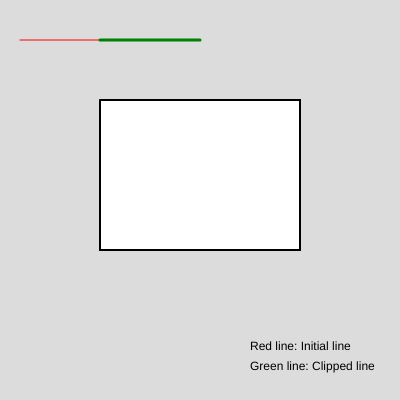
Frame 1 (no input)
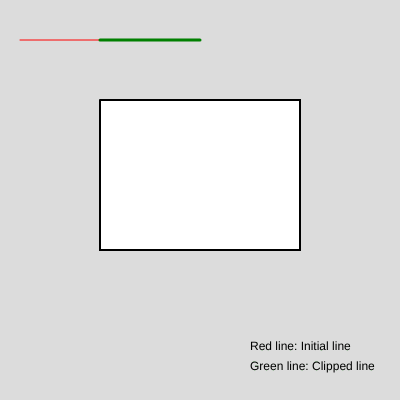
Frame 60 (no input)
Frame 120 (the mouse pressed at the canvas centre since frame 60): identical to frame 60, image omitted

The p5.js sketch that drew these frames (run headless with seeded random() and noise() and a simulated clock; from frame 60 on, the mouse is pressed at the canvas centre):

// p5.js sketch
// ── sketch.js
function setup() {
  createCanvas(400, 400);
}

//defining window size
ywmax = 250;
ywmin = 100;
xwmin = 100;
xwmax = 300;

function draw() {
  background(220);
  strokeWeight(0);
  text("Red line: Initial line", 250,350);
  text("Green line: Clipped line", 250,370);

  a1 = xwmin;
  a2 = ywmin;
  b1 = xwmin;
  b2 = ywmax;
  c1 = xwmax;
  c2 = ywmax;
  d1 = xwmax;
  d2 = ywmin;
  
  //drawing window
  drawWindow(a1,a2,b1,b2,c1,c2,d1,d2);

   // endpoints for line 1
   x1 = 200;
   y1 = 40;
   x2 = 20; 
   y2 = 40;
   initialLine(x1,y1,x2,y2);
   //cliping line
   clipLine(x1,y1,x2,y2);

  // //endpoints for line 2
  // x1 = 350;
  // y1 = 100;
  // x2 = 30; 
  // y2 = 270;
  // initialLine(x1,y1,x2,y2);
  // //cliping line
  // clipLine(x1,y1,x2,y2);

  // //endpoints for line 3
  // x1 = 320;
  // y1 = 200;
  // x2 = 200; 
  // y2 = 240;
  // initialLine(x1,y1,x2,y2);
  // clipLine(x1,y1,x2,y2);
}

function drawWindow(a1,a2,b1,b2,c1,c2,d1,d2){
  strokeWeight(2);
  stroke('black');
  beginShape();
  vertex(a1,a2);
  vertex(b1,b2);
  vertex(c1,c2);
  vertex(d1,d2);
  vertex(a1,a2);
  endShape();
}

function initialLine(x1,y1,x2,y2){
  strokeWeight(1);
  stroke('red');
  line(x1,y1,x2,y2);
}


function clipLine(x1,y1,x2,y2){
  dx = x2-x1;
  dy = y2-y1;

  p = new Array(0);
  q = new Array(0);
  //calculating pk and qk for k =1,2,3,4
  //for k=1
  p1 = -dx;
  q1 = x1 - xwmin;

  //for k=2
  p2 = dx;
  q2 = xwmax - x1;

  //for k=3
  p3 = -dy;
  q3 = y1 - ywmin;

  //for k=4
  p4 = dy;
  q4 = ywmax - y1;

  p.push(p1,p2,p3,p4);
  q.push(q1,q2,q3,q4);

  console.log(p);

  r = new Array(0);
  u1k = new Array(0);
  u2k = new Array(0);
  var u1;
  var u2; 
  for(k = 0; k<4; k++){
    if(p[k]==0 && q[k]<0){
      console.log("The line is rejected");
      break;
    }
    else{
      console.log("The line might lie inside");
      if (p[k]<0){
        r[k] = q[k]/p[k];
        u1k.push(r[k]);
      }
      else{
        r[k] = q[k]/p[k];
        u2k.push(r[k]);
      }
    }
  }

  

  u1k.push(0);
  u2k.push(1);
  u1 = max(u1k);
  u2 = min(u2k);

  if(u1>u2){
    console.log("The line is rejected");
  } else{
      x1n = x1 + u1*dx;
      y1n = y1 + u1*dy;

      x2n = x1 + u2*dx;
      y2n = y1 + u2*dy;

      stroke('green');
      strokeWeight(3);
      line(x1n,y1n,x2n,y2n);
  }
}
